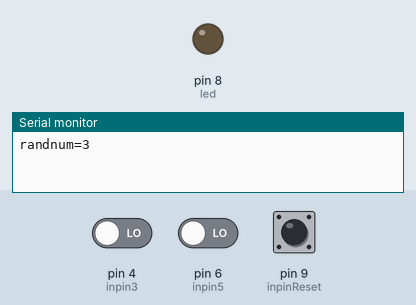
The sketch below on a simulated Arduino Uno, built with avr-gcc and run on an emulated ATmega328P. Shown: output pins drawn as LEDs (lit = HIGH), the last lines printed to the serial monitor. The inputs (shaded band) are chosen by the test bench; at power-on: pin 4 (inpin3) LOW, pin 9 (inpinReset) LOW, pin 6 (inpin5) LOW. Random numbers use the default seed unless the sketch sets one.

Above: at 1.7 s.
1.8 s: pin 4 (inpin3) driven HIGH
At 2.6 s:
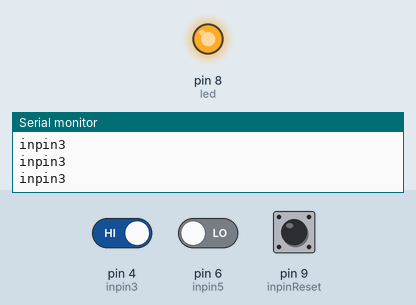
3.3 s: pin 9 (inpinReset) pulled HIGH for 0.15 s
At 3.8 s:
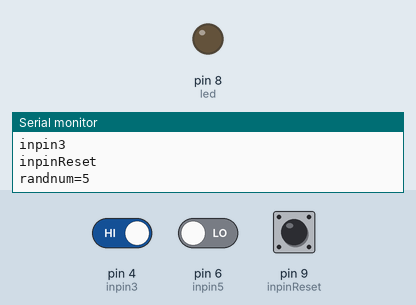
Timing chart, 0 to 6.3 s (numbered marks = the images above; inputs shaded):
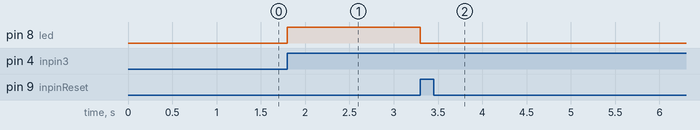

The sketch:

Guess5.ino
```cpp
int inpin1=2;
int inpin2=3;
int inpin3=4;
int inpin4=5;
int inpin5=6;
//int inpin6=7;
int led=8;
int inpinReset = 9;

int randnum;

void reset() {
	randnum = random(1, 6);//random(1, 7);
	digitalWrite(led, LOW);
	Serial.print("randnum=");
	Serial.println(randnum);
	delay(500);
}

void setup() {
	pinMode(inpin1, INPUT);
	pinMode(inpin2, INPUT);
	pinMode(inpin3, INPUT);
	pinMode(inpin4, INPUT);
	pinMode(inpin5, INPUT);
	//pinMode(inpin6, INPUT);

	pinMode(led, OUTPUT);
	pinMode(inpinReset, INPUT);
	Serial.begin(115200);

	reset();
}

void loop() {
	switch (randnum) {
		case 1:
			if(digitalRead(inpin1) == HIGH){
				digitalWrite(led, HIGH);
				Serial.println("inpin1");
			}
			break;
		case 2:
			if(digitalRead(inpin2) == HIGH){
				digitalWrite(led, HIGH);
				Serial.println("inpin2");
			}
			break;
		case 3:
			if(digitalRead(inpin3) == HIGH){
				digitalWrite(led, HIGH);
				Serial.println("inpin3");
			}
			break;
		case 4:
			if(digitalRead(inpin4) == HIGH){
				digitalWrite(led, HIGH);
				Serial.println("inpin4");
			}
			break;
		case 5:
			if(digitalRead(inpin5) == HIGH){
				digitalWrite(led, HIGH);
				Serial.println("inpin5");
			}
			break;
	}

	if(digitalRead(inpinReset) == HIGH){
		Serial.println("inpinReset");
		reset();
	}
}
```

Measured:
- after the input at 1.8 s, pin 8 (led): LOW → HIGH at once
- after the input at 3.3 s, pin 8 (led): HIGH → LOW at once
